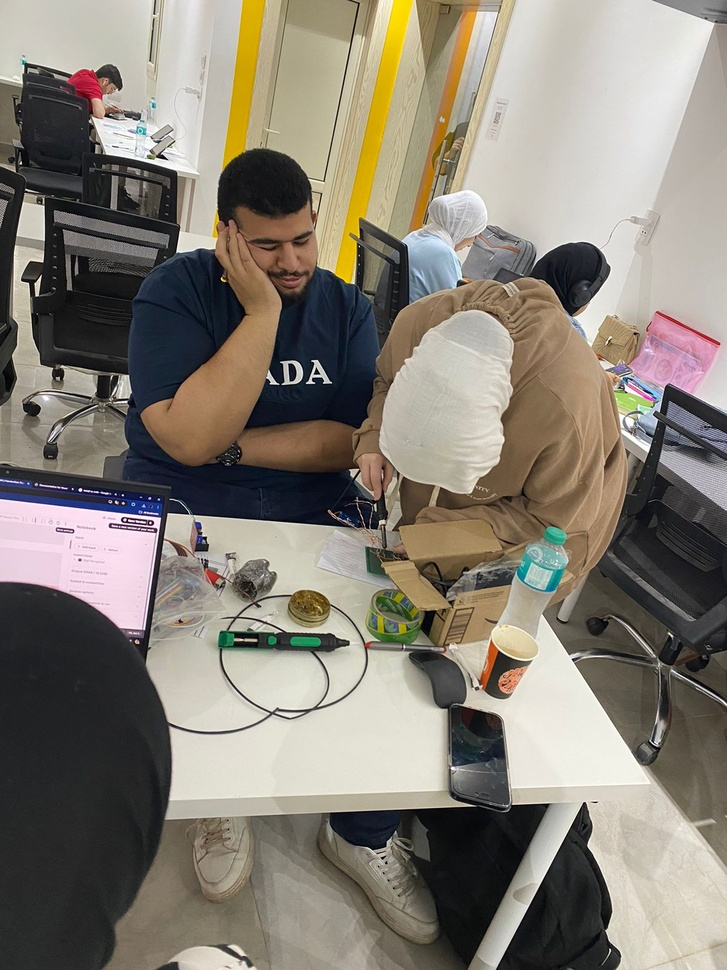
#> input picture images/WhatsApp Image 2024-05-27 at 01.35.56_1260a30a.jpg, 727 x 970 px, shrunk from 1200 x 1600 before the run; its folder holds only this picture in this run
$ python edgesV2.py
#> lines starting #> are read from the running program, lines starting #| are printed output that depends on the picture
import os
import cv2

# specify the folder path
folder_path = './images'
save_path_edges = './edges'
save_path_grey = './grey'
save_path_gaussianblur = './gaussianblur'

# list all image files in the folder
image_files = [f for f in os.listdir(folder_path) if f.endswith('.jpg') or f.endswith('.png')]

#Variables
low = 50 # 100
high = 50 # 150

# loop over the image files
for image_file in image_files:
    # read the image
    image_path = os.path.join(folder_path, image_file)
    image = cv2.imread(image_path)
#> image is the input picture: shape (970, 727, 3); mean B, G, R 116.5, 127.4, 134.1

    # check if the image was read successfully
    if image is None:
        print(f"Error: Could not read image file {image_path}")
        continue

    # apply the Canny edge detection
    gray = cv2.cvtColor(image, cv2.COLOR_BGR2GRAY)
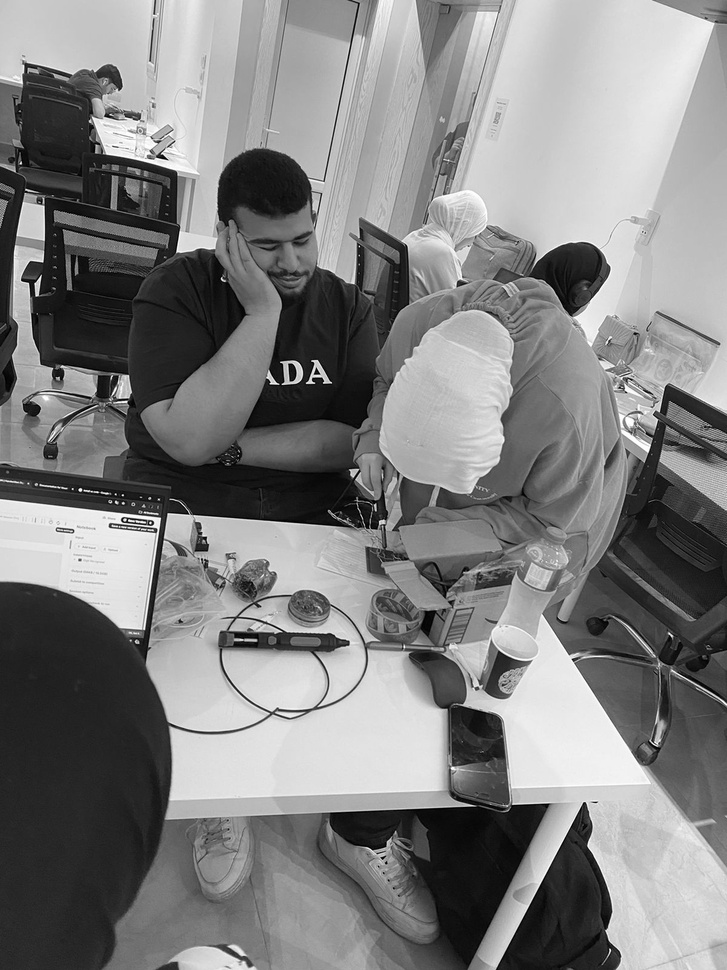
#> gray: shape (970, 727); min 0, max 255, mean 128.2
    GB = cv2.GaussianBlur(gray, (9, 9), 0)
    edges = cv2.Canny(GB, low, high)
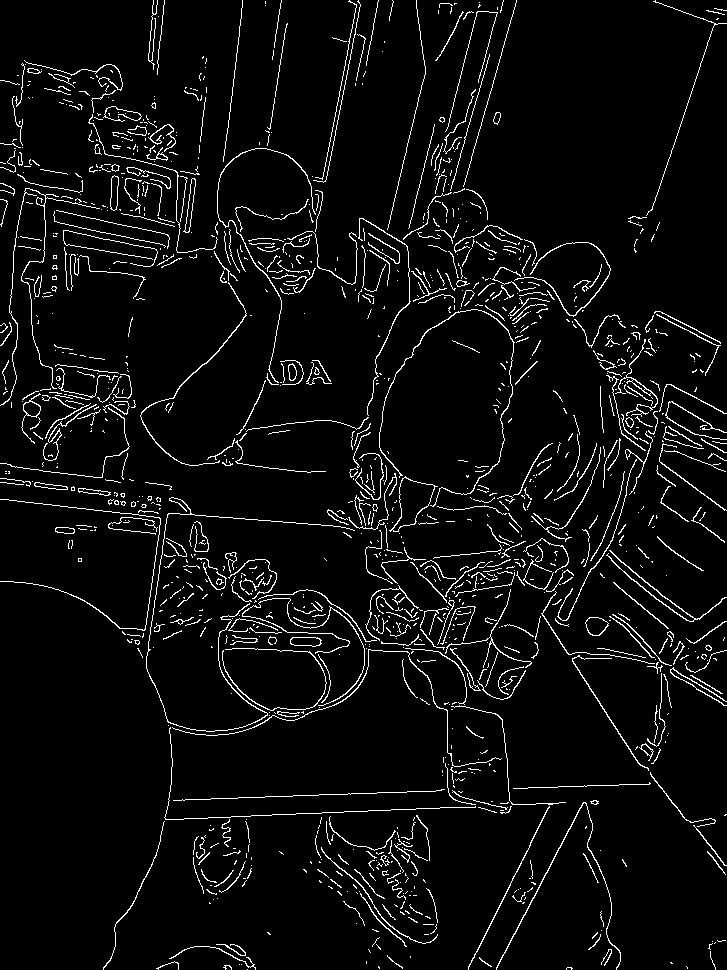
#> edges: shape (970, 727); 5% white in thin lines or dots

    # [10 lines of commented-out code are left out]
    cv2.imwrite(os.path.join(save_path_edges, 'edges_' + image_file), edges)
print('Done!')

$ run again, on images/WhatsApp Image 2024-11-08 at 05.43.34_601d05f1.jpg
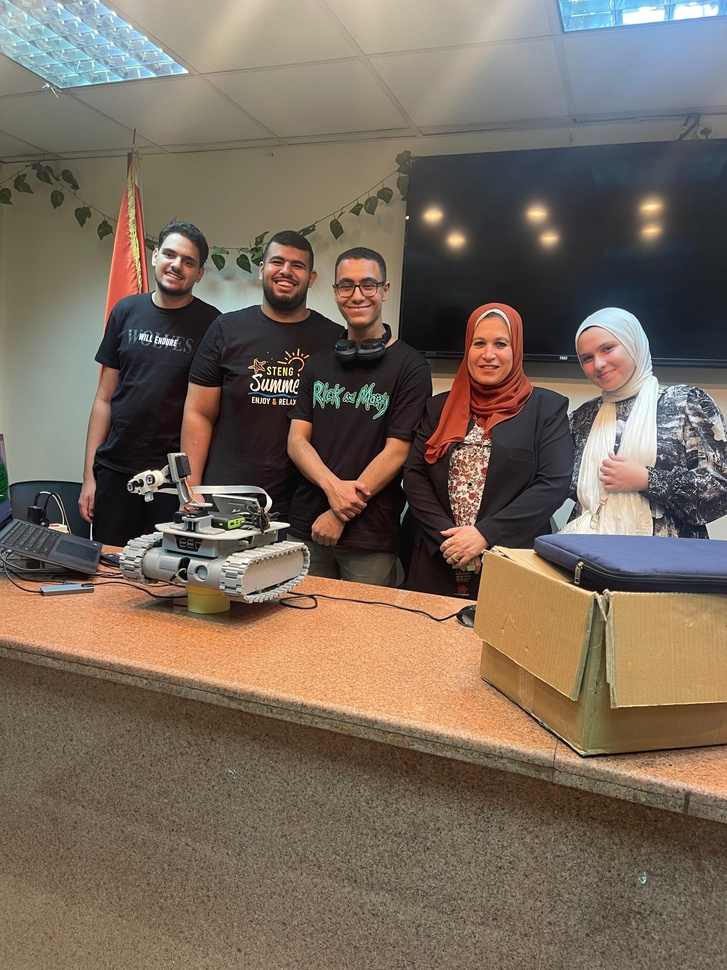
#> input picture images/WhatsApp Image 2024-11-08 at 05.43.34_601d05f1.jpg, 727 x 970 px, shrunk from 3024 x 4032 before the run
#> image is the input picture: shape (970, 727, 3); mean B, G, R 91.9, 105.7, 119.7
#> `gray = cv2.cvtColor(image, cv2.COLOR_BGR2GRAY)`:
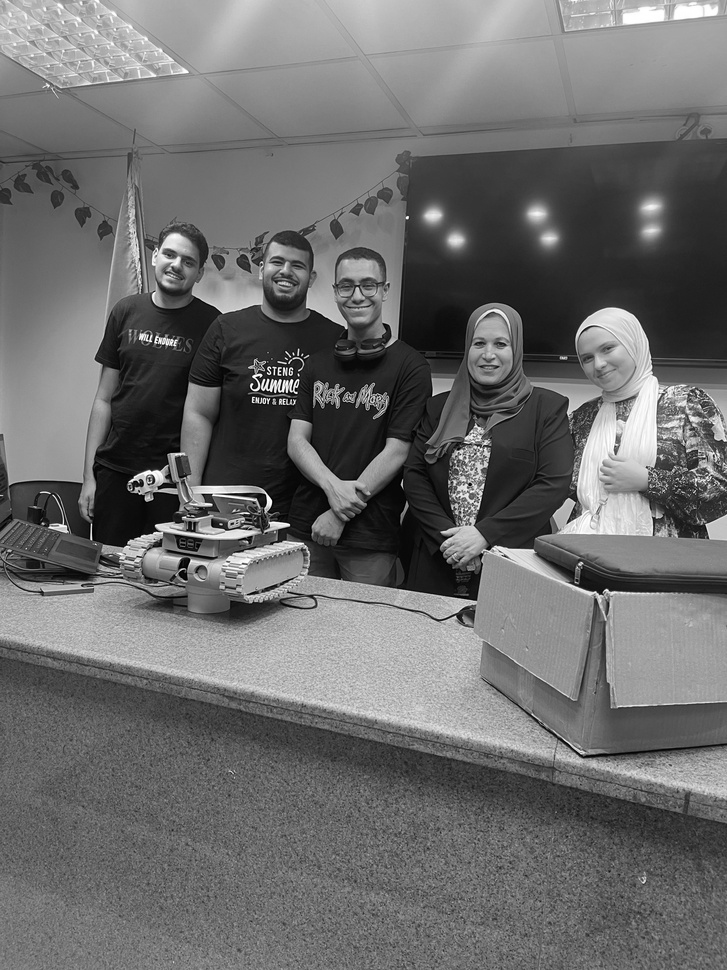
#> gray: shape (970, 727); min 0, max 255, mean 108.3
#> `edges = cv2.Canny(GB, low, high)`:
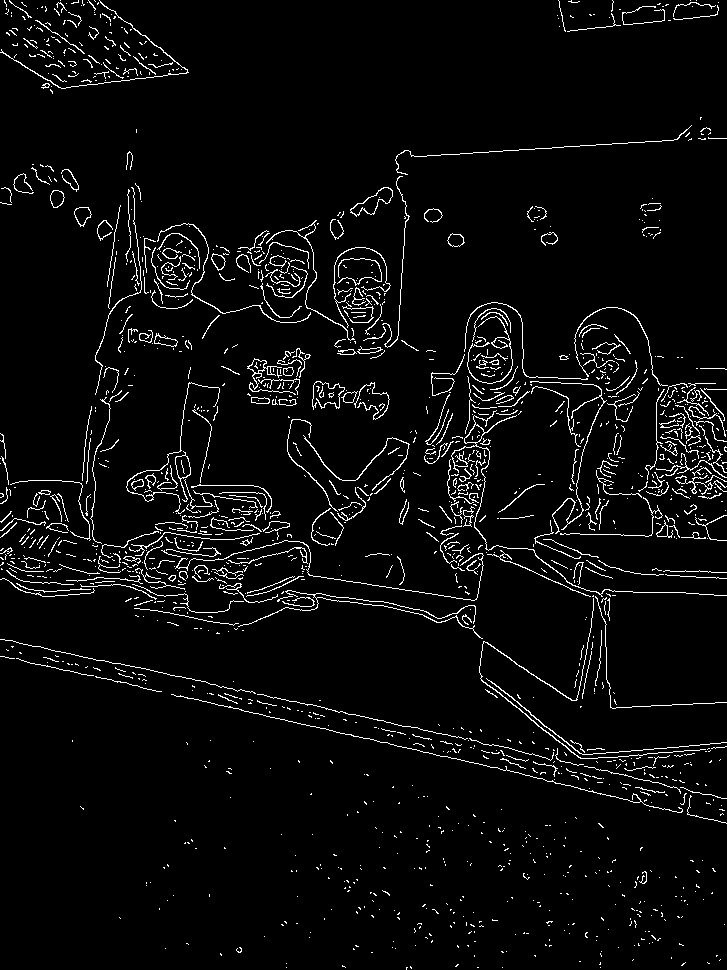
#> edges: shape (970, 727); 4.2% white in thin lines or dots

$ run again, on images/WhatsApp Image 2024-11-08 at 05.43.34_160acb28.jpg
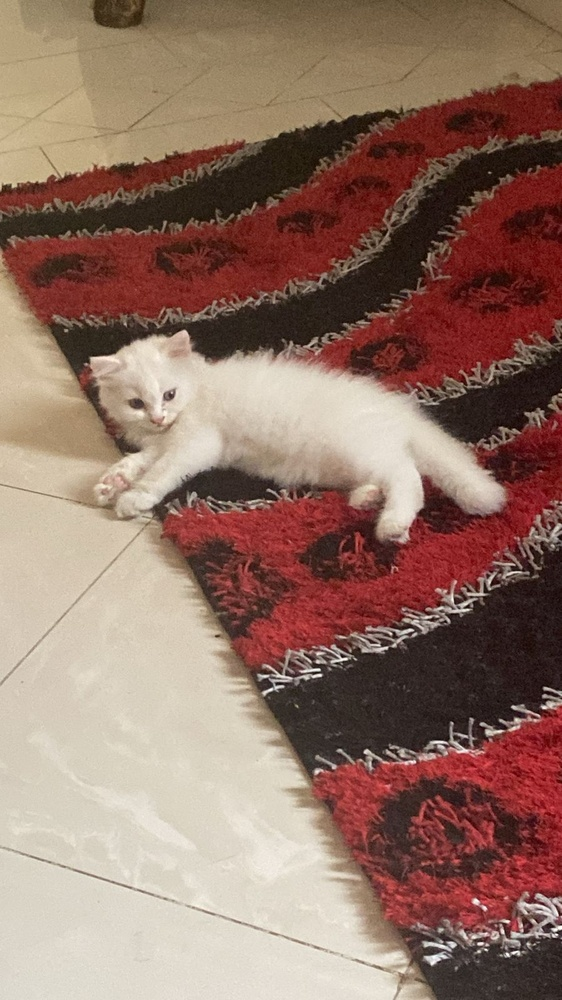
#> input picture images/WhatsApp Image 2024-11-08 at 05.43.34_160acb28.jpg, 562 x 1000 px, shrunk from 900 x 1600 before the run
#> image is the input picture: shape (1000, 562, 3); mean B, G, R 101.4, 114.5, 145.8
#> `gray = cv2.cvtColor(image, cv2.COLOR_BGR2GRAY)`:
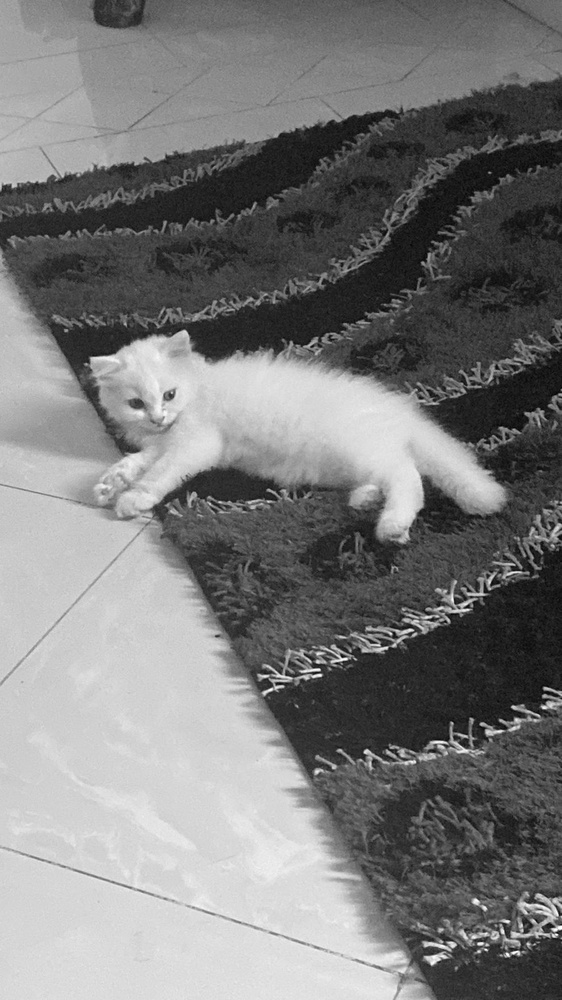
#> gray: shape (1000, 562); min 4, max 254, mean 122.3
#> `edges = cv2.Canny(GB, low, high)`:
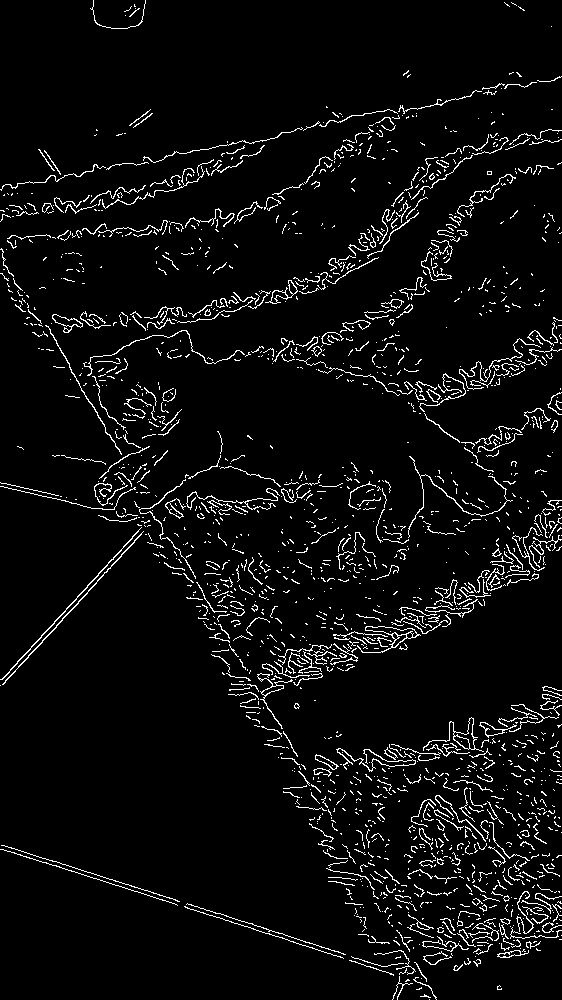
#> edges: shape (1000, 562); 5% white in thin lines or dots
